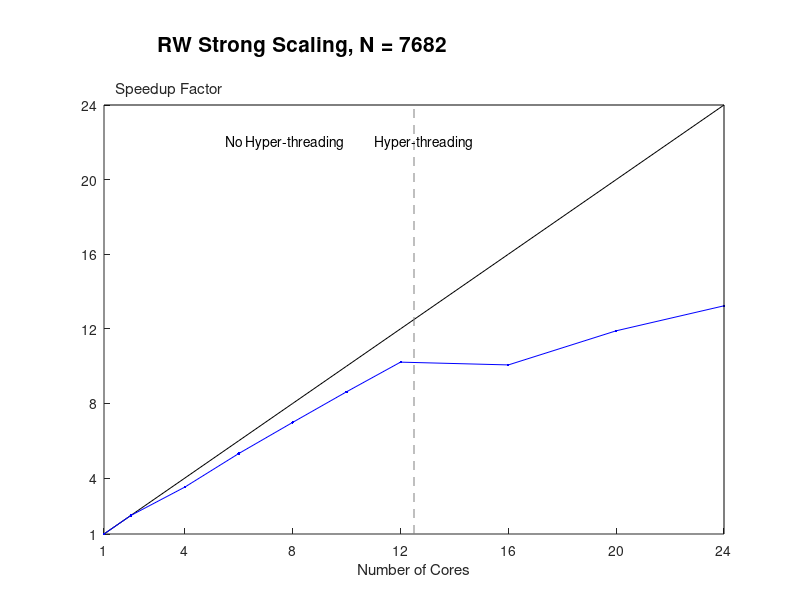

Write MATLAB code to recreate this figure.
clear;
top = 24;
bottom = 1;
right = 24;
left = 1;

cores = [1 2 4 6 8 10 12 16 20 24];

speedup = [1.000 1.996 3.516 5.315 6.984 8.626 10.214 10.065 11.894 13.234];

hold on;

plot(cores,cores,'-k');
plot(cores,speedup,'-b.');

xlim([1 24]);
ylim([1 24]);
set(gca,'XTick',[1 4 8 12 16 20 24])
set(gca,'YTick',[1 4 8 12 16 20 24])

line([12.5 12.5],[1 24],'Color',[0.5 0.5 0.5],'LineStyle','--');
line([1 24],[24 24],'Color',[0.0 0.0 0.0]);
line([24 24],[24 1],'Color',[0.0 0.0 0.0]);

h = text(5.5,22,'No Hyper-threading          Hyper-threading');

hold off;

% legh = legend([h3 h2 h1],'AVX + ILP','AVX',...
%                   'Scalar','Location','SouthEast');
% vertOffset = (top - bottom)*0.02;
% set(legh,'Position',get(legh,'Position') + [0 vertOffset 0 0]);

xlabel('Number of Cores');
ylabel('Speedup Factor');
set(get(gca,'YLabel'),'Rotation',0);
ylabh = get(gca,'YLabel');
vertOffset = (top - bottom)*0.52;
horzOffset = (right - left)*0.155;
set(ylabh,'Position',get(ylabh,'Position') + [horzOffset vertOffset 0]);

set(gca,'Position',get(gca,'Position') - [0 0 0 0.1]);
h = title('RW Strong Scaling, N = 7682','FontSize', 15);
vertOffset = (top - bottom)*0.08;
horzOffset = (right - left)*-0.18;
set(h,'Position',get(h,'Position') + [horzOffset vertOffset 0]);

set(gcf,'color','w');